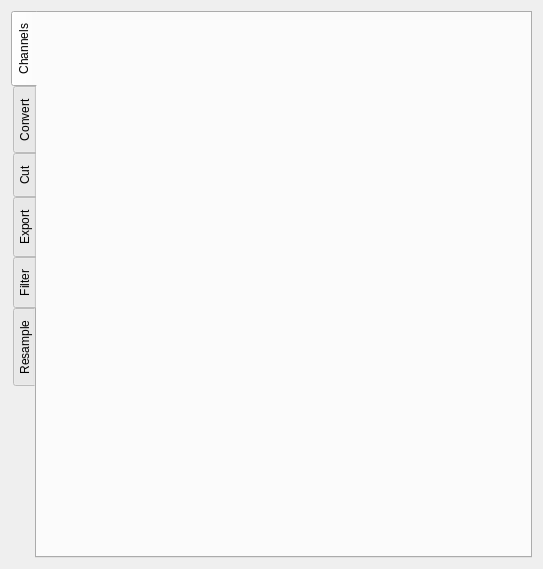
<?xml version="1.0" encoding="UTF-8"?>
<ui version="4.0">
 <class>file_widget</class>
 <widget class="QWidget" name="file_widget">
  <property name="geometry">
   <rect>
    <x>0</x>
    <y>0</y>
    <width>543</width>
    <height>569</height>
   </rect>
  </property>
  <property name="windowTitle">
   <string>Form</string>
  </property>
  <layout class="QVBoxLayout" name="verticalLayout">
   <item>
    <widget class="QTabWidget" name="aspects">
     <property name="tabPosition">
      <enum>QTabWidget::West</enum>
     </property>
     <property name="currentIndex">
      <number>0</number>
     </property>
     <widget class="QWidget" name="channels_tab">
      <attribute name="icon">
       <iconset resource="resource.qrc">
        <normaloff>:/graph.png</normaloff>:/graph.png</iconset>
      </attribute>
      <attribute name="title">
       <string>Channels</string>
      </attribute>
      <layout class="QVBoxLayout" name="verticalLayout_8">
       <item>
        <widget class="QSplitter" name="splitter">
         <property name="orientation">
          <enum>Qt::Horizontal</enum>
         </property>
         <widget class="QWidget" name="verticalLayoutWidget">
          <layout class="QVBoxLayout" name="channels_layout"/>
         </widget>
        </widget>
       </item>
      </layout>
     </widget>
     <widget class="QWidget" name="convert_tab">
      <attribute name="icon">
       <iconset resource="resource.qrc">
        <normaloff>:/convert.png</normaloff>:/convert.png</iconset>
      </attribute>
      <attribute name="title">
       <string>Convert</string>
      </attribute>
      <attribute name="toolTip">
       <string>conv</string>
      </attribute>
      <layout class="QVBoxLayout" name="verticalLayout_3">
       <item>
        <layout class="QGridLayout" name="gridLayout_2">
         <property name="leftMargin">
          <number>5</number>
         </property>
         <property name="topMargin">
          <number>5</number>
         </property>
         <property name="rightMargin">
          <number>5</number>
         </property>
         <property name="bottomMargin">
          <number>5</number>
         </property>
         <item row="4" column="1">
          <widget class="QDoubleSpinBox" name="convert_split_size">
           <property name="suffix">
            <string>MB</string>
           </property>
           <property name="decimals">
            <number>3</number>
           </property>
          </widget>
         </item>
         <item row="0" column="0">
          <widget class="QLabel" name="label_2">
           <property name="text">
            <string>Output format</string>
           </property>
          </widget>
         </item>
         <item row="1" column="0" colspan="2">
          <widget class="Line" name="line">
           <property name="orientation">
            <enum>Qt::Horizontal</enum>
           </property>
          </widget>
         </item>
         <item row="3" column="0">
          <widget class="QCheckBox" name="convert_split">
           <property name="text">
            <string>Split data blocks</string>
           </property>
           <property name="checked">
            <bool>true</bool>
           </property>
          </widget>
         </item>
         <item row="2" column="1">
          <widget class="QComboBox" name="convert_compression"/>
         </item>
         <item row="0" column="1">
          <widget class="QComboBox" name="convert_format">
           <property name="minimumSize">
            <size>
             <width>200</width>
             <height>0</height>
            </size>
           </property>
          </widget>
         </item>
         <item row="7" column="0">
          <spacer name="verticalSpacer">
           <property name="orientation">
            <enum>Qt::Vertical</enum>
           </property>
           <property name="sizeHint" stdset="0">
            <size>
             <width>20</width>
             <height>40</height>
            </size>
           </property>
          </spacer>
         </item>
         <item row="2" column="0">
          <widget class="QLabel" name="label_3">
           <property name="text">
            <string>Compression</string>
           </property>
          </widget>
         </item>
         <item row="0" column="2">
          <spacer name="horizontalSpacer">
           <property name="orientation">
            <enum>Qt::Horizontal</enum>
           </property>
           <property name="sizeHint" stdset="0">
            <size>
             <width>40</width>
             <height>20</height>
            </size>
           </property>
          </spacer>
         </item>
         <item row="4" column="0">
          <widget class="QLabel" name="label_5">
           <property name="text">
            <string>Split size </string>
           </property>
          </widget>
         </item>
         <item row="5" column="0" colspan="2">
          <widget class="Line" name="line_2">
           <property name="orientation">
            <enum>Qt::Horizontal</enum>
           </property>
          </widget>
         </item>
         <item row="6" column="0">
          <widget class="QPushButton" name="convert_btn">
           <property name="text">
            <string>Convert</string>
           </property>
           <property name="icon">
            <iconset resource="resource.qrc">
             <normaloff>:/convert.png</normaloff>:/convert.png</iconset>
           </property>
          </widget>
         </item>
        </layout>
       </item>
      </layout>
     </widget>
     <widget class="QWidget" name="cut_tab">
      <attribute name="icon">
       <iconset resource="resource.qrc">
        <normaloff>:/cut.png</normaloff>:/cut.png</iconset>
      </attribute>
      <attribute name="title">
       <string>Cut</string>
      </attribute>
      <layout class="QVBoxLayout" name="verticalLayout_4">
       <item>
        <layout class="QGridLayout" name="gridLayout_3">
         <property name="leftMargin">
          <number>5</number>
         </property>
         <property name="topMargin">
          <number>5</number>
         </property>
         <property name="rightMargin">
          <number>5</number>
         </property>
         <property name="bottomMargin">
          <number>5</number>
         </property>
         <item row="7" column="1">
          <widget class="QDoubleSpinBox" name="cut_split_size"/>
         </item>
         <item row="6" column="0">
          <widget class="QCheckBox" name="cut_split">
           <property name="text">
            <string>Split data blocks</string>
           </property>
           <property name="checked">
            <bool>true</bool>
           </property>
          </widget>
         </item>
         <item row="1" column="2">
          <spacer name="horizontalSpacer_2">
           <property name="orientation">
            <enum>Qt::Horizontal</enum>
           </property>
           <property name="sizeHint" stdset="0">
            <size>
             <width>40</width>
             <height>20</height>
            </size>
           </property>
          </spacer>
         </item>
         <item row="1" column="0">
          <widget class="QLabel" name="label_13">
           <property name="text">
            <string>Start</string>
           </property>
          </widget>
         </item>
         <item row="10" column="0">
          <spacer name="verticalSpacer_2">
           <property name="orientation">
            <enum>Qt::Vertical</enum>
           </property>
           <property name="sizeHint" stdset="0">
            <size>
             <width>20</width>
             <height>40</height>
            </size>
           </property>
          </spacer>
         </item>
         <item row="7" column="0">
          <widget class="QLabel" name="label_7">
           <property name="text">
            <string>Split size [MB]</string>
           </property>
          </widget>
         </item>
         <item row="9" column="0">
          <widget class="QPushButton" name="cut_btn">
           <property name="text">
            <string>Cut</string>
           </property>
           <property name="icon">
            <iconset resource="resource.qrc">
             <normaloff>:/cut.png</normaloff>:/cut.png</iconset>
           </property>
          </widget>
         </item>
         <item row="3" column="0" colspan="2">
          <widget class="Line" name="line_3">
           <property name="orientation">
            <enum>Qt::Horizontal</enum>
           </property>
          </widget>
         </item>
         <item row="8" column="0" colspan="2">
          <widget class="Line" name="line_4">
           <property name="orientation">
            <enum>Qt::Horizontal</enum>
           </property>
          </widget>
         </item>
         <item row="5" column="1">
          <widget class="QComboBox" name="cut_compression"/>
         </item>
         <item row="5" column="2">
          <spacer name="horizontalSpacer_3">
           <property name="orientation">
            <enum>Qt::Horizontal</enum>
           </property>
           <property name="sizeHint" stdset="0">
            <size>
             <width>40</width>
             <height>20</height>
            </size>
           </property>
          </spacer>
         </item>
         <item row="5" column="0">
          <widget class="QLabel" name="label_6">
           <property name="text">
            <string>Compression</string>
           </property>
          </widget>
         </item>
         <item row="4" column="0">
          <widget class="QLabel" name="label_15">
           <property name="text">
            <string>Output format</string>
           </property>
          </widget>
         </item>
         <item row="1" column="1">
          <widget class="QDoubleSpinBox" name="cut_start">
           <property name="suffix">
            <string>s</string>
           </property>
           <property name="decimals">
            <number>6</number>
           </property>
          </widget>
         </item>
         <item row="4" column="1">
          <widget class="QComboBox" name="cut_format"/>
         </item>
         <item row="2" column="1">
          <widget class="QDoubleSpinBox" name="cut_stop">
           <property name="suffix">
            <string>s</string>
           </property>
           <property name="decimals">
            <number>6</number>
           </property>
          </widget>
         </item>
         <item row="2" column="0">
          <widget class="QLabel" name="label_14">
           <property name="text">
            <string>End</string>
           </property>
          </widget>
         </item>
         <item row="0" column="0" colspan="2">
          <widget class="QLabel" name="cut_interval">
           <property name="text">
            <string>TextLabel</string>
           </property>
          </widget>
         </item>
        </layout>
       </item>
      </layout>
     </widget>
     <widget class="QWidget" name="export_tab">
      <attribute name="icon">
       <iconset resource="resource.qrc">
        <normaloff>:/export.png</normaloff>:/export.png</iconset>
      </attribute>
      <attribute name="title">
       <string>Export</string>
      </attribute>
      <layout class="QVBoxLayout" name="verticalLayout_7">
       <item>
        <layout class="QGridLayout" name="gridLayout_6">
         <property name="leftMargin">
          <number>5</number>
         </property>
         <property name="topMargin">
          <number>5</number>
         </property>
         <property name="rightMargin">
          <number>5</number>
         </property>
         <property name="bottomMargin">
          <number>5</number>
         </property>
         <item row="0" column="0">
          <widget class="QLabel" name="label_21">
           <property name="text">
            <string>Type</string>
           </property>
          </widget>
         </item>
         <item row="0" column="1">
          <widget class="QComboBox" name="export_type"/>
         </item>
         <item row="2" column="0">
          <widget class="QCheckBox" name="single_time_base">
           <property name="text">
            <string>Single time base</string>
           </property>
          </widget>
         </item>
         <item row="3" column="0">
          <widget class="QCheckBox" name="time_from_zero">
           <property name="text">
            <string>Time from 0s</string>
           </property>
          </widget>
         </item>
         <item row="7" column="1">
          <widget class="QComboBox" name="empty_channels"/>
         </item>
         <item row="4" column="0">
          <widget class="QLabel" name="label_22">
           <property name="text">
            <string>Raster</string>
           </property>
          </widget>
         </item>
         <item row="6" column="0">
          <widget class="QCheckBox" name="use_display_names">
           <property name="text">
            <string>Use display names</string>
           </property>
          </widget>
         </item>
         <item row="4" column="1">
          <widget class="QDoubleSpinBox" name="export_raster">
           <property name="suffix">
            <string>s</string>
           </property>
           <property name="decimals">
            <number>6</number>
           </property>
          </widget>
         </item>
         <item row="2" column="2">
          <spacer name="horizontalSpacer_7">
           <property name="orientation">
            <enum>Qt::Horizontal</enum>
           </property>
           <property name="sizeHint" stdset="0">
            <size>
             <width>40</width>
             <height>20</height>
            </size>
           </property>
          </spacer>
         </item>
         <item row="9" column="0" colspan="2">
          <widget class="Line" name="line_10">
           <property name="orientation">
            <enum>Qt::Horizontal</enum>
           </property>
          </widget>
         </item>
         <item row="8" column="2">
          <spacer name="horizontalSpacer_8">
           <property name="orientation">
            <enum>Qt::Horizontal</enum>
           </property>
           <property name="sizeHint" stdset="0">
            <size>
             <width>40</width>
             <height>20</height>
            </size>
           </property>
          </spacer>
         </item>
         <item row="7" column="0">
          <widget class="QLabel" name="label_19">
           <property name="text">
            <string>Empty channels</string>
           </property>
          </widget>
         </item>
         <item row="11" column="0">
          <spacer name="verticalSpacer_5">
           <property name="orientation">
            <enum>Qt::Vertical</enum>
           </property>
           <property name="sizeHint" stdset="0">
            <size>
             <width>20</width>
             <height>40</height>
            </size>
           </property>
          </spacer>
         </item>
         <item row="8" column="0">
          <widget class="QLabel" name="label_18">
           <property name="text">
            <string>.mat format</string>
           </property>
          </widget>
         </item>
         <item row="10" column="0">
          <widget class="QPushButton" name="export_btn">
           <property name="text">
            <string>Export</string>
           </property>
           <property name="icon">
            <iconset resource="resource.qrc">
             <normaloff>:/export.png</normaloff>:/export.png</iconset>
           </property>
          </widget>
         </item>
         <item row="8" column="1">
          <widget class="QComboBox" name="mat_format"/>
         </item>
         <item row="5" column="0" colspan="2">
          <widget class="Line" name="line_9">
           <property name="orientation">
            <enum>Qt::Horizontal</enum>
           </property>
          </widget>
         </item>
         <item row="1" column="0" colspan="2">
          <widget class="Line" name="line_11">
           <property name="orientation">
            <enum>Qt::Horizontal</enum>
           </property>
          </widget>
         </item>
        </layout>
       </item>
      </layout>
     </widget>
     <widget class="QWidget" name="filter_tab">
      <attribute name="icon">
       <iconset resource="resource.qrc">
        <normaloff>:/filter.png</normaloff>:/filter.png</iconset>
      </attribute>
      <attribute name="title">
       <string>Filter</string>
      </attribute>
      <layout class="QVBoxLayout" name="verticalLayout_6">
       <item>
        <layout class="QGridLayout" name="filter_layout" columnstretch="1,0,0,0">
         <property name="leftMargin">
          <number>5</number>
         </property>
         <property name="topMargin">
          <number>5</number>
         </property>
         <property name="rightMargin">
          <number>5</number>
         </property>
         <property name="bottomMargin">
          <number>5</number>
         </property>
         <item row="7" column="1">
          <widget class="QPushButton" name="filter_btn">
           <property name="text">
            <string>Filter</string>
           </property>
           <property name="icon">
            <iconset resource="resource.qrc">
             <normaloff>:/filter.png</normaloff>:/filter.png</iconset>
           </property>
          </widget>
         </item>
         <item row="8" column="1">
          <spacer name="verticalSpacer_4">
           <property name="orientation">
            <enum>Qt::Vertical</enum>
           </property>
           <property name="sizeHint" stdset="0">
            <size>
             <width>20</width>
             <height>40</height>
            </size>
           </property>
          </spacer>
         </item>
         <item row="2" column="3">
          <spacer name="horizontalSpacer_6">
           <property name="orientation">
            <enum>Qt::Horizontal</enum>
           </property>
           <property name="sizeHint" stdset="0">
            <size>
             <width>40</width>
             <height>20</height>
            </size>
           </property>
          </spacer>
         </item>
         <item row="0" column="1">
          <spacer name="horizontalSpacer_9">
           <property name="orientation">
            <enum>Qt::Horizontal</enum>
           </property>
           <property name="sizeHint" stdset="0">
            <size>
             <width>40</width>
             <height>20</height>
            </size>
           </property>
          </spacer>
         </item>
         <item row="1" column="1">
          <widget class="QLabel" name="label_12">
           <property name="text">
            <string>Outpput format</string>
           </property>
          </widget>
         </item>
         <item row="2" column="1">
          <widget class="QLabel" name="label_11">
           <property name="text">
            <string>Compression</string>
           </property>
          </widget>
         </item>
         <item row="2" column="2">
          <widget class="QComboBox" name="filter_compression"/>
         </item>
         <item row="3" column="1" colspan="2">
          <widget class="Line" name="line_8">
           <property name="orientation">
            <enum>Qt::Horizontal</enum>
           </property>
          </widget>
         </item>
         <item row="4" column="3">
          <spacer name="horizontalSpacer_5">
           <property name="orientation">
            <enum>Qt::Horizontal</enum>
           </property>
           <property name="sizeHint" stdset="0">
            <size>
             <width>40</width>
             <height>20</height>
            </size>
           </property>
          </spacer>
         </item>
         <item row="1" column="2">
          <widget class="QComboBox" name="filter_format"/>
         </item>
         <item row="5" column="1">
          <widget class="QLabel" name="label_10">
           <property name="text">
            <string>Split size [MB]</string>
           </property>
          </widget>
         </item>
         <item row="4" column="1">
          <widget class="QCheckBox" name="filter_split">
           <property name="text">
            <string>Split data blocks</string>
           </property>
           <property name="checked">
            <bool>true</bool>
           </property>
          </widget>
         </item>
         <item row="6" column="1" colspan="2">
          <widget class="Line" name="line_7">
           <property name="orientation">
            <enum>Qt::Horizontal</enum>
           </property>
          </widget>
         </item>
         <item row="9" column="0">
          <widget class="QPushButton" name="clear_filter_btn">
           <property name="text">
            <string>Clear selection</string>
           </property>
           <property name="icon">
            <iconset resource="resource.qrc">
             <normaloff>:/erase.png</normaloff>:/erase.png</iconset>
           </property>
          </widget>
         </item>
         <item row="5" column="2">
          <widget class="QDoubleSpinBox" name="filter_split_size"/>
         </item>
         <item row="10" column="0">
          <layout class="QHBoxLayout" name="horizontalLayout_2">
           <item>
            <widget class="QPushButton" name="load_filter_list_btn">
             <property name="text">
              <string>Load selection</string>
             </property>
             <property name="icon">
              <iconset resource="resource.qrc">
               <normaloff>:/open.png</normaloff>:/open.png</iconset>
             </property>
            </widget>
           </item>
           <item>
            <widget class="QPushButton" name="save_filter_list_btn">
             <property name="text">
              <string>Save selection</string>
             </property>
             <property name="icon">
              <iconset resource="resource.qrc">
               <normaloff>:/save.png</normaloff>:/save.png</iconset>
             </property>
            </widget>
           </item>
          </layout>
         </item>
        </layout>
       </item>
      </layout>
     </widget>
     <widget class="QWidget" name="resample_tab">
      <attribute name="icon">
       <iconset resource="resource.qrc">
        <normaloff>:/resample.png</normaloff>:/resample.png</iconset>
      </attribute>
      <attribute name="title">
       <string>Resample</string>
      </attribute>
      <layout class="QVBoxLayout" name="verticalLayout_5">
       <item>
        <layout class="QGridLayout" name="gridLayout_4">
         <property name="leftMargin">
          <number>5</number>
         </property>
         <property name="topMargin">
          <number>5</number>
         </property>
         <property name="rightMargin">
          <number>5</number>
         </property>
         <property name="bottomMargin">
          <number>5</number>
         </property>
         <item row="1" column="2">
          <spacer name="horizontalSpacer_4">
           <property name="orientation">
            <enum>Qt::Horizontal</enum>
           </property>
           <property name="sizeHint" stdset="0">
            <size>
             <width>40</width>
             <height>20</height>
            </size>
           </property>
          </spacer>
         </item>
         <item row="3" column="0">
          <widget class="QLabel" name="label_8">
           <property name="text">
            <string>Compression</string>
           </property>
          </widget>
         </item>
         <item row="1" column="0">
          <widget class="QLabel" name="label_4">
           <property name="text">
            <string>Output format</string>
           </property>
          </widget>
         </item>
         <item row="2" column="0" colspan="2">
          <widget class="Line" name="line_5">
           <property name="orientation">
            <enum>Qt::Horizontal</enum>
           </property>
          </widget>
         </item>
         <item row="5" column="1">
          <widget class="QDoubleSpinBox" name="resample_split_size">
           <property name="suffix">
            <string>MB</string>
           </property>
           <property name="decimals">
            <number>3</number>
           </property>
          </widget>
         </item>
         <item row="4" column="0">
          <widget class="QCheckBox" name="resample_split">
           <property name="text">
            <string>Split data blocks</string>
           </property>
           <property name="checked">
            <bool>true</bool>
           </property>
          </widget>
         </item>
         <item row="3" column="1">
          <widget class="QComboBox" name="resample_compression"/>
         </item>
         <item row="1" column="1">
          <widget class="QComboBox" name="resample_format">
           <property name="minimumSize">
            <size>
             <width>200</width>
             <height>0</height>
            </size>
           </property>
          </widget>
         </item>
         <item row="8" column="0">
          <spacer name="verticalSpacer_3">
           <property name="orientation">
            <enum>Qt::Vertical</enum>
           </property>
           <property name="sizeHint" stdset="0">
            <size>
             <width>20</width>
             <height>40</height>
            </size>
           </property>
          </spacer>
         </item>
         <item row="5" column="0">
          <widget class="QLabel" name="label_9">
           <property name="text">
            <string>Split size</string>
           </property>
          </widget>
         </item>
         <item row="6" column="0" colspan="2">
          <widget class="Line" name="line_6">
           <property name="orientation">
            <enum>Qt::Horizontal</enum>
           </property>
          </widget>
         </item>
         <item row="7" column="0">
          <widget class="QPushButton" name="resample_btn">
           <property name="text">
            <string>Resample</string>
           </property>
           <property name="icon">
            <iconset resource="resource.qrc">
             <normaloff>:/resample.png</normaloff>:/resample.png</iconset>
           </property>
          </widget>
         </item>
         <item row="0" column="0">
          <widget class="QLabel" name="label">
           <property name="text">
            <string>Raster</string>
           </property>
          </widget>
         </item>
         <item row="0" column="1">
          <widget class="QDoubleSpinBox" name="raster">
           <property name="suffix">
            <string>s</string>
           </property>
           <property name="decimals">
            <number>6</number>
           </property>
          </widget>
         </item>
        </layout>
       </item>
      </layout>
     </widget>
    </widget>
   </item>
  </layout>
 </widget>
 <resources>
  <include location="resource.qrc"/>
 </resources>
 <connections/>
</ui>
